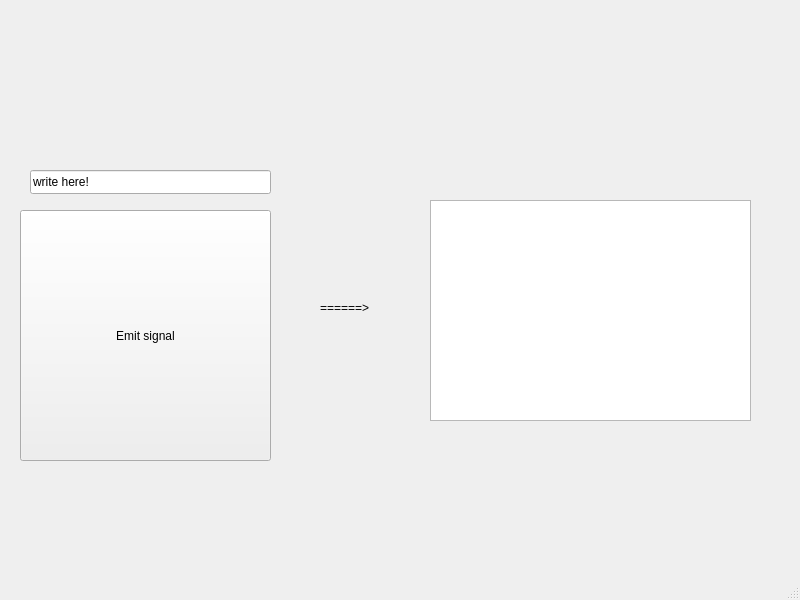
<?xml version="1.0" encoding="UTF-8"?>
<ui version="4.0">
 <class>MainWindow</class>
 <widget class="QMainWindow" name="MainWindow">
  <property name="geometry">
   <rect>
    <x>0</x>
    <y>0</y>
    <width>800</width>
    <height>600</height>
   </rect>
  </property>
  <property name="windowTitle">
   <string>MainWindow</string>
  </property>
  <widget class="QWidget" name="centralwidget">
   <widget class="QPushButton" name="pushButton_signal">
    <property name="geometry">
     <rect>
      <x>20</x>
      <y>210</y>
      <width>251</width>
      <height>251</height>
     </rect>
    </property>
    <property name="text">
     <string>Emit signal</string>
    </property>
   </widget>
   <widget class="QLineEdit" name="lineEdit_signal">
    <property name="geometry">
     <rect>
      <x>30</x>
      <y>170</y>
      <width>241</width>
      <height>24</height>
     </rect>
    </property>
    <property name="text">
     <string>write here!</string>
    </property>
   </widget>
   <widget class="QPlainTextEdit" name="plainTextEdit_slot">
    <property name="geometry">
     <rect>
      <x>430</x>
      <y>200</y>
      <width>321</width>
      <height>221</height>
     </rect>
    </property>
   </widget>
   <widget class="QLabel" name="label">
    <property name="geometry">
     <rect>
      <x>320</x>
      <y>300</y>
      <width>58</width>
      <height>16</height>
     </rect>
    </property>
    <property name="text">
     <string>======&gt;</string>
    </property>
   </widget>
  </widget>
  <widget class="QMenuBar" name="menubar">
   <property name="geometry">
    <rect>
     <x>0</x>
     <y>0</y>
     <width>800</width>
     <height>21</height>
    </rect>
   </property>
  </widget>
  <widget class="QStatusBar" name="statusbar"/>
 </widget>
 <resources/>
 <connections/>
</ui>
